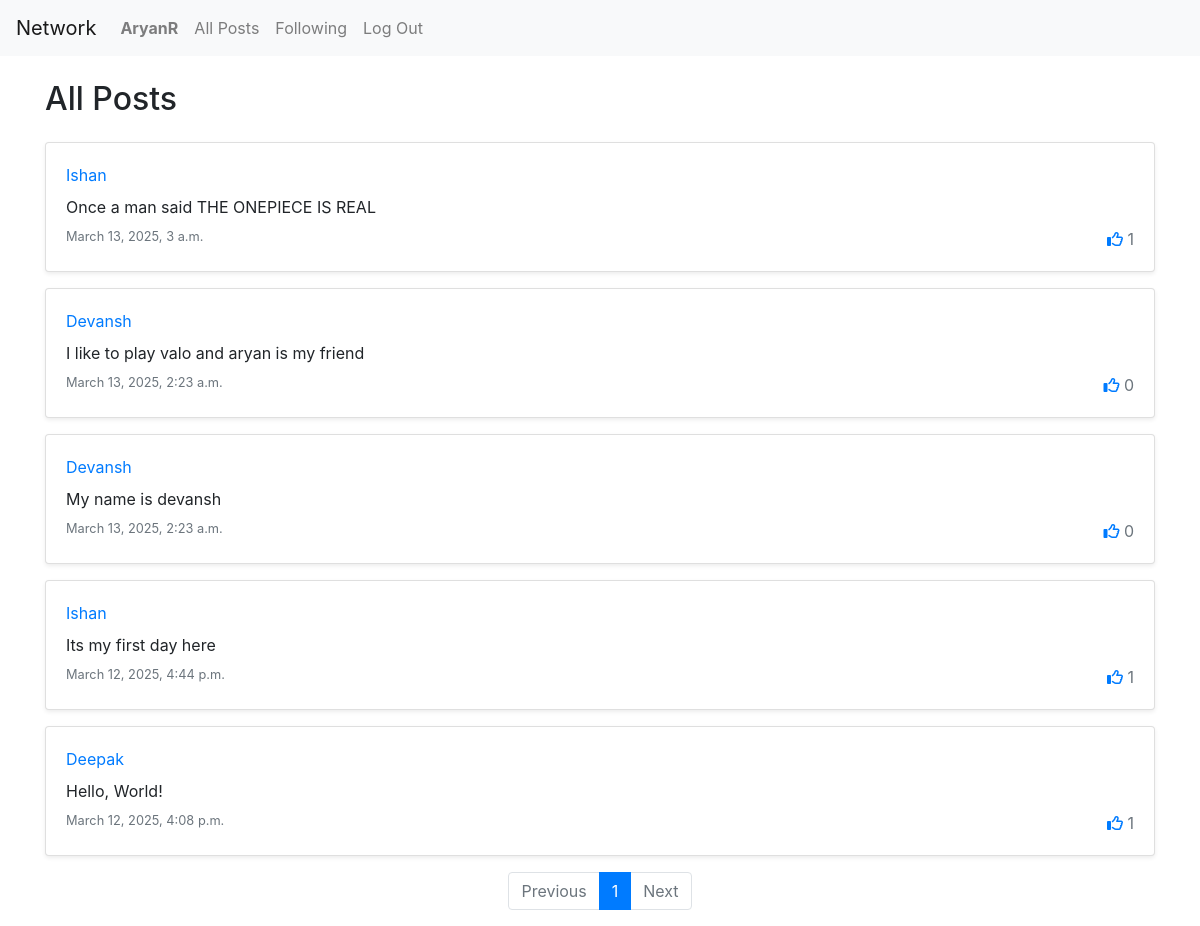
/following/ (signed in), run on an earlier commit of the app's database.
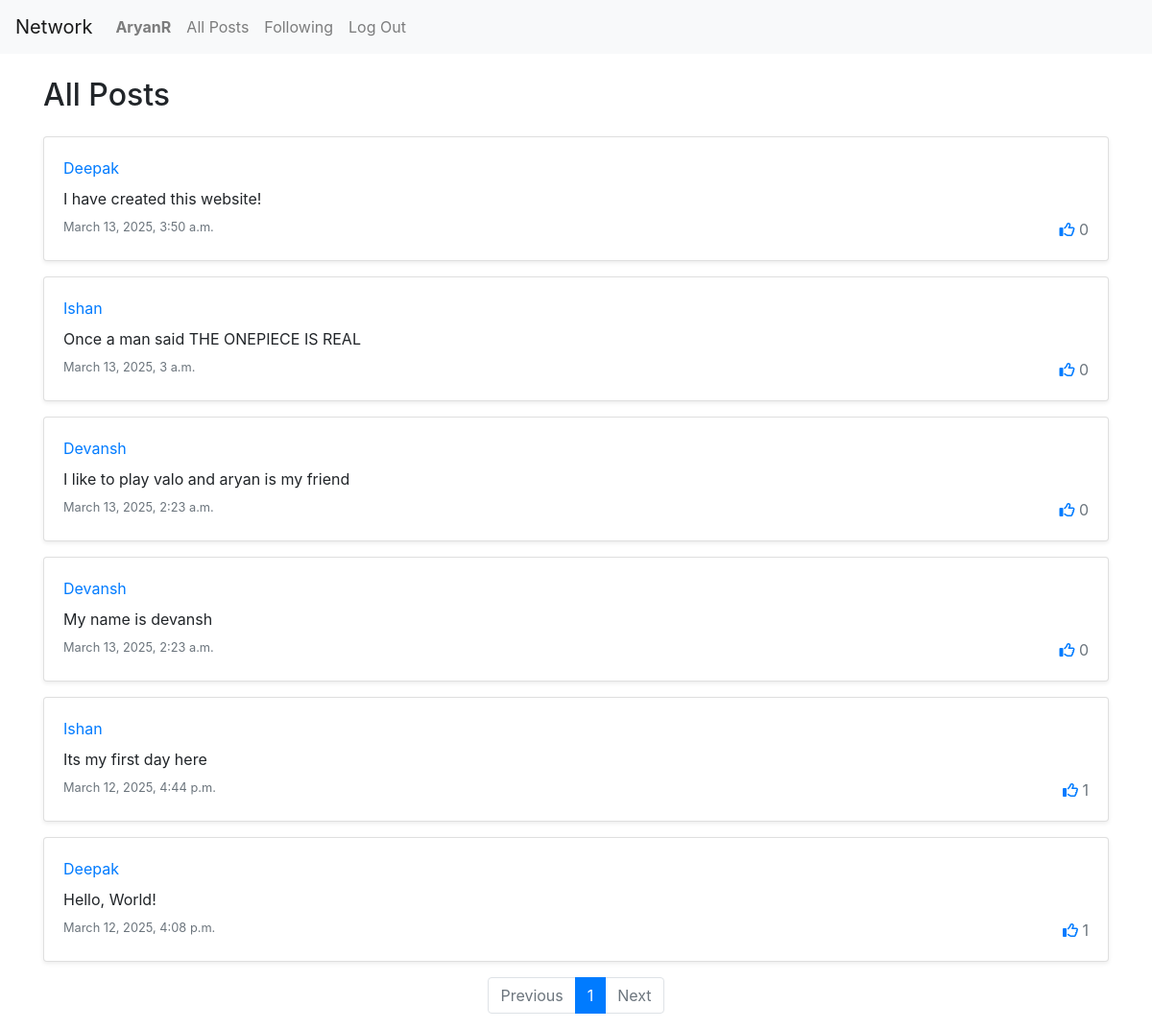
And on a later commit of the database.
### network/models.py (models this page shows)
class Post(models.Model):
    owner = models.ForeignKey(User, related_name="posts", on_delete=models.CASCADE)
    likes = models.ManyToManyField(User, related_name="liked_posts", blank=True)
    content = models.TextField(max_length=300)
    date = models.DateTimeField()

class User(AbstractUser):
    pass

### network/views.py (the view)
# urls.py: path("following/", views.following, name="following"),
@login_required
def following(request):
    currUser = request.user
    followed_users = Follow.objects.filter(follower=currUser).values_list('followed', flat=True)
    posts = Post.objects.filter(owner__in=followed_users).order_by('-date')
    paginator = Paginator(posts, 10)
    page_number = request.GET.get('page')
    page = paginator.get_page(page_number)
    return render(request, "network/following.html", {
        "posts": posts,
        "user": currUser,
        "page_obj": page
    })

### network/templates/network/following.html (shortened to what this page needs)
{% extends "network/layout.html" %}
{% block body %}
    <div class="container mt-4">
        <h2 class="mb-4">All Posts</h2>
        {% for post in page_obj %}
            <div class="card mb-3 shadow-sm">
                <div class="card-body">
                    <div id="post_{{ post.id }}">
                        <div class="d-flex justify-content-between">
                            <div>
                                <a href="{% url 'profile' post.owner.id %}" class="fw-bold">{{ post.owner }}</a>
                            </div>
                        </div>
                        <p class="post-content my-2">{{ post.content }}</p>
                        <div class="d-flex justify-content-between text-muted" >
                            <small>{{ post.date }}</small>
                            <div>
                                {% if user in post.likes.all %}
                                    <i class="fa-solid fa-thumbs-up text-primary me-1" id="like_{{ post.id }}" onclick="like('{{ post.id }}', true)"></i>
                                {% else %}
                                    <i class="fa-regular fa-thumbs-up text-primary me-1" id="like_{{ post.id }}" onclick="like('{{ post.id }}', false)"></i>
                                {% endif %}
                                <span id="counter_{{ post.id }}">{{ post.likes.count }}</span>
                            </div>
                        </div>
                    </div>
                </div>
            </div>
        {% empty %}
            <p class="text-center text-muted">No Posts.</p>
        {% endfor %}
        <nav aria-label="Post navigation">
            <ul class="pagination justify-content-center">
                {% if page_obj.has_previous %}
                    <li class="page-item">
                        <a class="page-link" href="?page={{ page_obj.previous_page_number }}">Previous</a>
                    </li>
                {% else %}
                    <li class="page-item disabled">
                        <a class="page-link">Previous</a>
                    </li>
                {% endif %}
                {% for num in page_obj.paginator.page_range %}
                    <li class="page-item {% if num == page_obj.number %}active{% endif %}">
                        <a class="page-link" href="?page={{ num }}">{{ num }}</a>
                    </li>
                {% endfor %}
                {% if page_obj.has_next %}
                    <li class="page-item">
                        <a class="page-link" href="?page={{ page_obj.next_page_number }}">Next</a>
                    </li>
                {% else %}
                    <li class="page-item disabled">
                        <a class="page-link">Next</a>
                    </li>
                {% endif %}
            </ul>
        </nav>
    </div>
{% endblock %}

What changed in the data, as far as the page shows it:
added Post: owner "Deepak", content "I have created this website!", date "March 13, 2025, 3:50 a.m.", likes.count "0"
computed for Post "Once a man said THE ONEPIECE IS REAL": likes.count "1" → "0"
